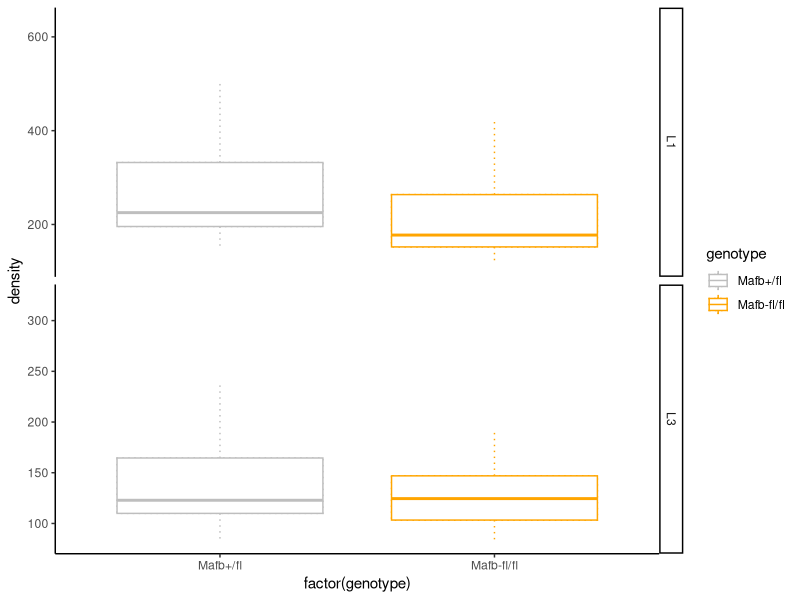

The R script that drew this image:
library (plotrix) 
library (ggplot2) 
library (plyr)

DATAall <-read.csv("L1_L3_ROI.csv")
DATAall$genotype <- factor(DATAall$genotype, levels = c("Mafb+/fl", "Mafb-fl/fl"))
mm2<- ddply(DATAall, . (genotype, area), summarise, mINT= mean(meanINT), se = std.error(meanINT))
mm3<- ddply(DATAall, . (genotype, brain, area), summarise, bmINT= mean(meanINT) )
mm4<- ddply(mm3, .(genotype, area), summarise, mmINT= mean(bmINT), se = std.error(bmINT))



stat1<-aov(meanINT ~ genotype * area, data = DATAall)
stat1t<- TukeyHSD(stat1)
q1 <- ddply(DATAall, .(genotype, area), summarise, q25 = quantile (meanINT, 0.25), q50 = quantile (meanINT, 0.5),
            q75 = quantile (meanINT, 0.75))

#boxplot
fig5h <- ggplot(DATAall, aes(x = factor(genotype), y = meanINT)) + 
  facet_grid(area ~.  , scale = "free_y") +
  geom_boxplot(aes(colour = genotype), outlier.colour  = NA, linetype = "dotted") +
  geom_boxplot(aes(ymin=..lower.., ymax=..upper.., colour = genotype), outlier.colour  = NA) + 
  scale_fill_manual(values=c("gray","orange"))+
  scale_colour_manual(values=c("gray","orange"))+
  ylab("density")+
  theme_classic()
